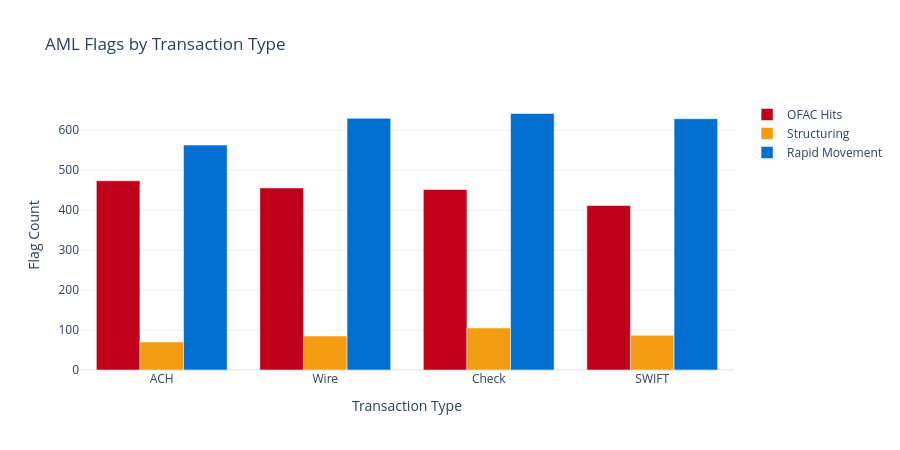

Write notebook code for a chart like this one.
### Code cell
# ── Plot 8: AML Flags by Transaction Type ─────────────────────────
fig8 = go.Figure()
for col, name, color in [('ofac_hits','OFAC Hits','#C0001A'),
                          ('structuring','Structuring','#F39C12'),
                          ('rapid_movement','Rapid Movement','#006FCF')]:
    fig8.add_trace(go.Bar(name=name, x=q7['transaction_type'], y=q7[col],
                          marker_color=color))
fig8.update_layout(barmode='group', title='AML Flags by Transaction Type',
                   template='plotly_white', height=450,
                   yaxis_title='Flag Count', xaxis_title='Transaction Type')
fig8.show()

### Figure 1 — Plotly figure (JSON) as saved in the notebook; plotly's stock layout.template omitted (floating-point values rounded to 4 significant figures)
{"data": [{"marker": {"color": "#C0001A"}, "name": "OFAC Hits", "type": "bar", "x": ["ACH", "Wire", "Check", "SWIFT"], "y": [473, 455, 451, 411]}, {"marker": {"color": "#F39C12"}, "name": "Structuring", "type": "bar", "x": ["ACH", "Wire", "Check", "SWIFT"], "y": [70, 85, 105, 87]}, {"marker": {"color": "#006FCF"}, "name": "Rapid Movement", "type": "bar", "x": ["ACH", "Wire", "Check", "SWIFT"], "y": [562, 629, 641, 628]}], "layout": {"barmode": "group", "height": 450, "title": {"text": "AML Flags by Transaction Type"}, "xaxis": {"title": {"text": "Transaction Type"}}, "yaxis": {"title": {"text": "Flag Count"}}}}
